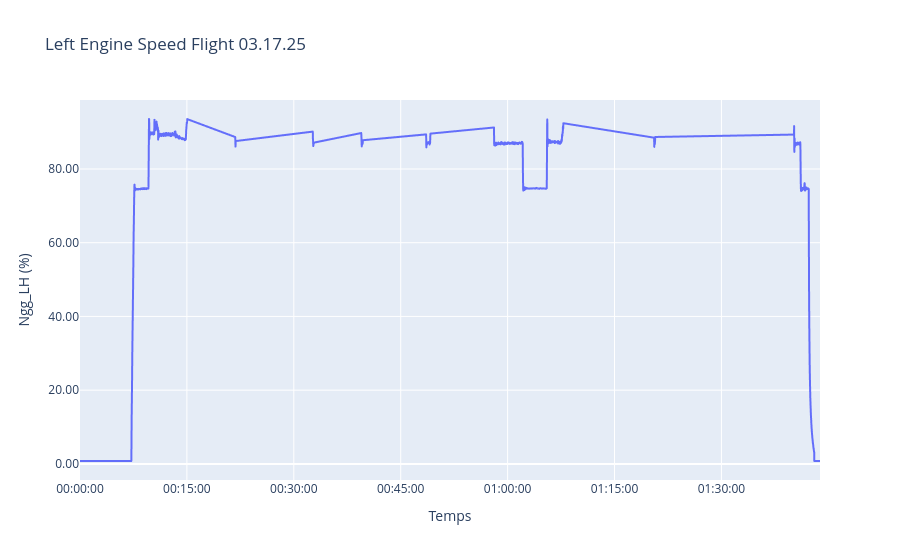

Source (notebook cell):
### Code cell
fig = px.line(df_vol, x='time_fmt', y='Ngg_LH',
              title='Left Engine Speed Flight 03.17.25',
              labels={'time_fmt': 'Temps', 'Ngg_LH': 'Ngg_LH (%)'})

fig.update_xaxes(tickformat="%H:%M:%S")
fig.update_yaxes(tickformat=".2f")
fig.show()

### Figure 1 — Plotly figure (JSON) as saved in the notebook; plotly's stock layout.template omitted (floating-point values rounded to 4 significant figures; data arrays with more than 128 entries replaced by an {"elided": "..."} marker saying what was removed)
{"data": [{"hovertemplate": "Temps=%{x}<br>Ngg_LH (%)=%{y}<extra></extra>", "legendgroup": "", "line": {"color": "#636efa", "dash": "solid"}, "marker": {"symbol": "circle"}, "mode": "lines", "name": "", "showlegend": false, "type": "scattergl", "x": {"elided": "1784 str values"}, "xaxis": "x", "y": {"elided": "1784 float values"}, "yaxis": "y"}], "layout": {"legend": {"tracegroupgap": 0}, "title": {"text": "Left Engine Speed Flight 03.17.25"}, "xaxis": {"anchor": "y", "domain": [0, 1], "tickformat": "%H:%M:%S", "title": {"text": "Temps"}}, "yaxis": {"anchor": "x", "domain": [0, 1], "tickformat": ".2f", "title": {"text": "Ngg_LH (%)"}}}}
